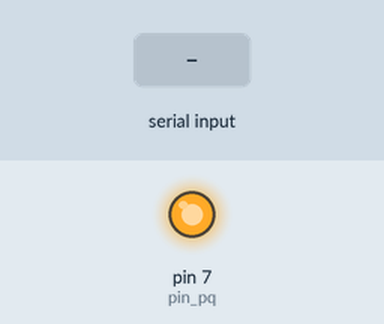
This sketch was run on a simulated Arduino Uno, built with avr-gcc and run on an emulated ATmega328P. Shown: output pins drawn as LEDs (lit = HIGH). Inputs (shaded band) come from the test bench. Pins used as bus, display or sensor lines are not drawn.

Above: at 1.2 s.
1.3 s: "q\n" received over Serial
At 2.4 s:
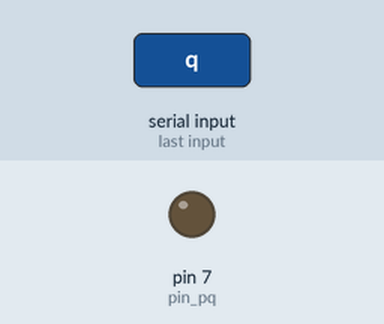
4.3 s: "p\n" received over Serial
At 4.7 s:
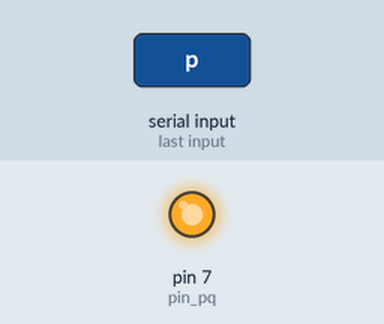
Timing chart, 0 to 7.3 s (numbered marks = the images above; inputs shaded):
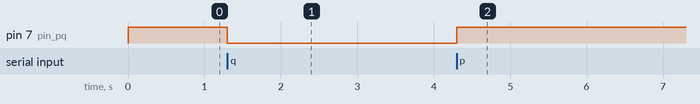

Measured:
- after the input at 1.3 s, pin 7 (pin_pq): HIGH → LOW at once
- after the input at 4.3 s, pin 7 (pin_pq): LOW → HIGH at once

The sketch:

arduino_program.ino
```cpp
#include<DHT.h>
#define DHTPIN 2
#define DHTTYPE DHT22

DHT dht(DHTPIN, DHTTYPE);

const int pin_pq = 7;
const int pin_rs = 8;

float readings[2];

void setup() {
  // put your setup code here, to run once:
  Serial.begin(9600);

  dht.begin();

  pinMode(pin_pq, OUTPUT);
  pinMode(pin_rs, OUTPUT);

  digitalWrite(pin_pq, HIGH);
  digitalWrite(pin_rs, HIGH);
}


void sense(){
  readings[0] = dht.readTemperature();
  readings[1] = dht.readHumidity();
}

void loop() {
  // put your main code here, to run repeatedly:
  if (Serial.available()>0){
    char cmd = Serial.read();
    switch(cmd){
      case 'p':
        digitalWrite(pin_pq, HIGH);
        break;
      case 'q':
        digitalWrite(pin_pq, LOW);
        break;
      case 'r':
        digitalWrite(pin_rs, HIGH);
        break;
      case 's':
        digitalWrite(pin_rs, LOW);
        break;
       case 't':
        sense();
        Serial.print("(");
        Serial.print(readings[0]);
        Serial.print(", ");
        Serial.print(readings[1]);
        Serial.print(")");
        Serial.print("\n");
        break;
    }
  }
}
```
